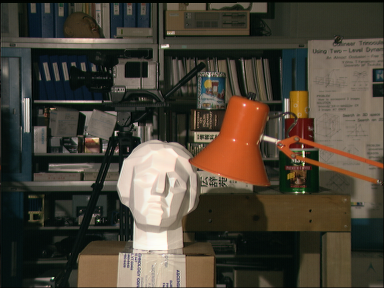
#> input picture reports/Лр/left.png, 384 x 288 px, found by its file name
$ jupyter execute --allow-errors CV_LAB2.ipynb
#> lines starting #> are read from the running program, lines starting #| are printed output that depends on the picture; long printed decimals are rounded
[cell 1]
# !pip install -U scikit-image

[cell 2]
import cv2
import numpy as np
from matplotlib import pyplot as plt

from skimage import data
from skimage import registration
from skimage.registration import phase_cross_correlation
from scipy.ndimage import fourier_shift

[cell 3]
def phase_correlation(a, b):
    G_a = np.fft.fft2(a)
    G_b = np.fft.fft2(b)
    conj_b = np.ma.conjugate(G_b)
    R = G_a*conj_b
    R /= np.absolute(R)
    r = np.fft.ifft2(R).real
    return r

[cell 4]
def phase_and_show(image, offset_image):

    # Amplitude-phaze correlation
    image_product = np.fft.fft2(image) * np.fft.fft2(offset_image).conj()
    cc_image = np.fft.fftshift(np.fft.ifft2(image_product))

    # Phaze correlation
    corrimg = phase_correlation(image, offset_image)
    print(cv2.minMaxLoc(corrimg))

    # pixel precision first
    shift, error, diffphase = phase_cross_correlation(cc_image.real, corrimg.real)

    # Show the output
    fig, axes = plt.subplots(2, 2)

    axes[0][0].imshow(image, cmap = 'gray')
    axes[0][0].set_title('Input image')

    axes[0][1].imshow(offset_image.real, cmap = 'gray')
    axes[0][1].set_title('Offset image')

    axes[1][0].imshow(cc_image.real, cmap = 'gray')
    axes[1][0].set_title('Amplitude-phaze')

    axes[1][1].imshow(corrimg.real, cmap = 'gray')
    axes[1][1].set_title('Phaze')

    fig.set_figwidth(12)
    fig.set_figheight(6)

    plt.show()

    print("Detected pixel offset: {}".format(shift))

Вычисление амплитудно-фазовой и фазовой корреляций при нулевом векторе смещения

[cell 5]
image = cv2.imread('left.png',0)
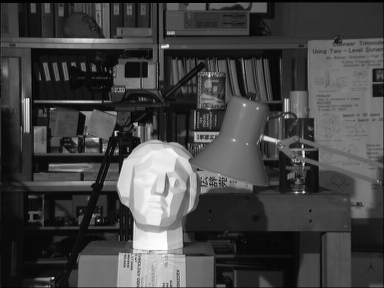
#> image: shape (288, 384); min 0, max 253, mean 67.8
shift = (0, 0)

offset_image = fourier_shift(np.fft.fftn(image), shift)
offset_image = np.fft.ifftn(offset_image)

print("Known offset: {}".format(shift))

phase_and_show(image, offset_image)
#> in phase_correlation, `r = np.fft.ifft2(R).real`:
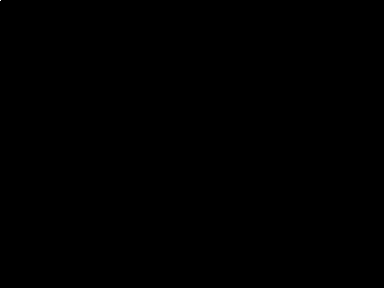
#> r: shape (288, 384) float64; min -1.04e-16, max 1, mean 9.04e-06; drawn with min black and max white
#| (-1.0388136834332048e-16, 1.0, (259, 242), (0, 0))
#> in phase_and_show, `shift, error, diffphase = phase_cross_correlation(cc_image.real, corri..`: shift = [144, 192]; error = 1; diffphase = -1.55e-18
#> in phase_and_show, `plt.show()`:
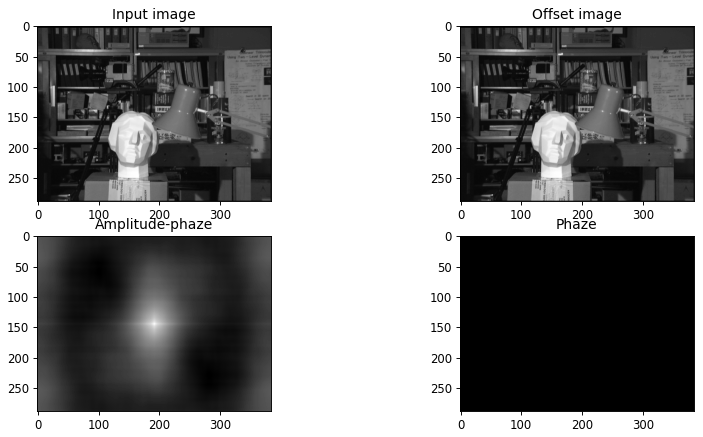
#> figure drawn by matplotlib, 4 panels
#| Detected pixel offset: [144. 192.]

Вычисление амплитудно-фазовой и фазовой корреляций при векторе смещения (100, 100)

[cell 6]
image = cv2.imread('left.png',0)
shift = (100, 100)

offset_image = fourier_shift(np.fft.fftn(image), shift)
offset_image = np.fft.ifftn(offset_image)

print("Known offset: {}".format(shift))

phase_and_show(image, offset_image)
#| (-5.0065757070563815e-15, 1.0, (285, 188), (284, 188))
#> in phase_and_show (call 2), `shift, error, diffphase = phase_cross_correlation(cc_image.real, corri..`: diffphase = -7.51e-17
#> in phase_and_show (call 2), `plt.show()`:
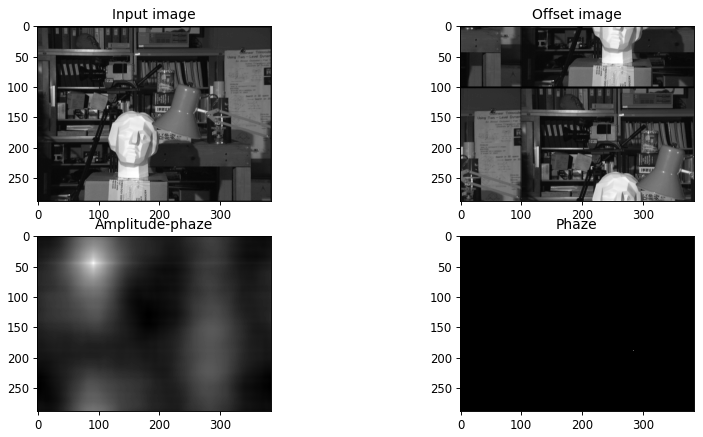
#> figure drawn by matplotlib, 4 panels
#| Detected pixel offset: [144. 192.]

Вычисление амплитудно-фазовой и фазовой корреляций при векторе смещения (100, 100) в разное время суток

[cell 7]
image = cv2.imread('left.png',0)
shift = (100, 100)

offset_image = (255.0/3)*(image/(255.0/2))**0.5
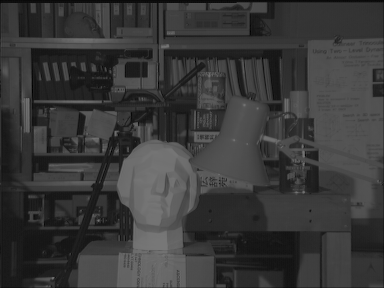
#> offset_image: shape (288, 384) float64; min 0, max 119.7, mean 57.3
offset_image = fourier_shift(np.fft.fftn(offset_image), shift)
offset_image = np.fft.ifftn(offset_image)

print("Known offset: {}".format(shift))

phase_and_show(image, offset_image)
#| (-0.009544, 0.8824, (286, 188), (284, 188))
#> in phase_and_show (call 3), `shift, error, diffphase = phase_cross_correlation(cc_image.real, corri..`: diffphase = -3.51e-17
#> in phase_and_show (call 3), `plt.show()`:
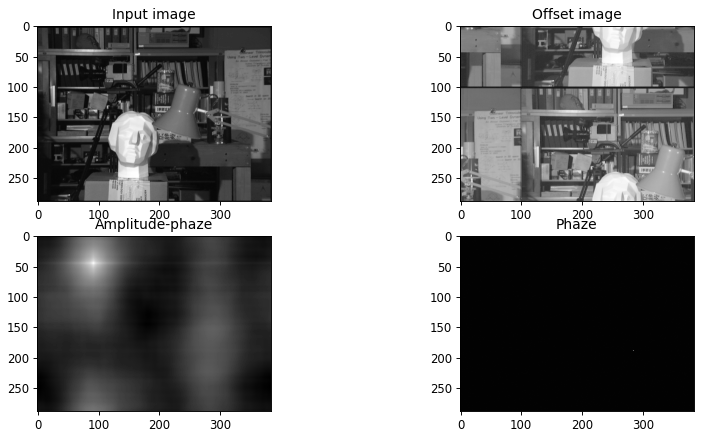
#> figure drawn by matplotlib, 4 panels
#| Detected pixel offset: [144. 192.]
